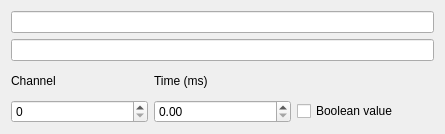
<?xml version="1.0" encoding="UTF-8"?>
<ui version="4.0">
    <class>Form</class>
    <widget class="QWidget" name="Form">
        <property name="geometry">
            <rect>
                <x>0</x>
                <y>0</y>
                <width>445</width>
                <height>134</height>
            </rect>
        </property>
        <property name="windowTitle">
            <string>Form</string>
        </property>
        <layout class="QGridLayout" name="gridLayout">
            <item row="1" column="0" colspan="3">
                <widget class="QLineEdit" name="uiName">
                    <property name="readOnly">
                        <bool>true</bool>
                    </property>
                </widget>
            </item>
            <item row="0" column="0" colspan="3">
                <widget class="QLineEdit" name="uiCollection">
                    <property name="readOnly">
                        <bool>true</bool>
                    </property>
                </widget>
            </item>
            <item row="2" column="0">
                <widget class="QLabel" name="label">
                    <property name="text">
                        <string>Channel</string>
                    </property>
                </widget>
            </item>
            <item row="2" column="1">
                <widget class="QLabel" name="label_2">
                    <property name="text">
                        <string>Time (ms)</string>
                    </property>
                </widget>
            </item>
            <item row="4" column="1">
                <widget class="QDoubleSpinBox" name="uiTime"/>
            </item>
            <item row="4" column="0">
                <widget class="QSpinBox" name="uiChan"/>
            </item>
            <item row="4" column="2">
                <widget class="QCheckBox" name="uiBool">
                    <property name="text">
                        <string>Boolean value</string>
                    </property>
                </widget>
            </item>
        </layout>
    </widget>
    <resources/>
    <connections/>
</ui>
